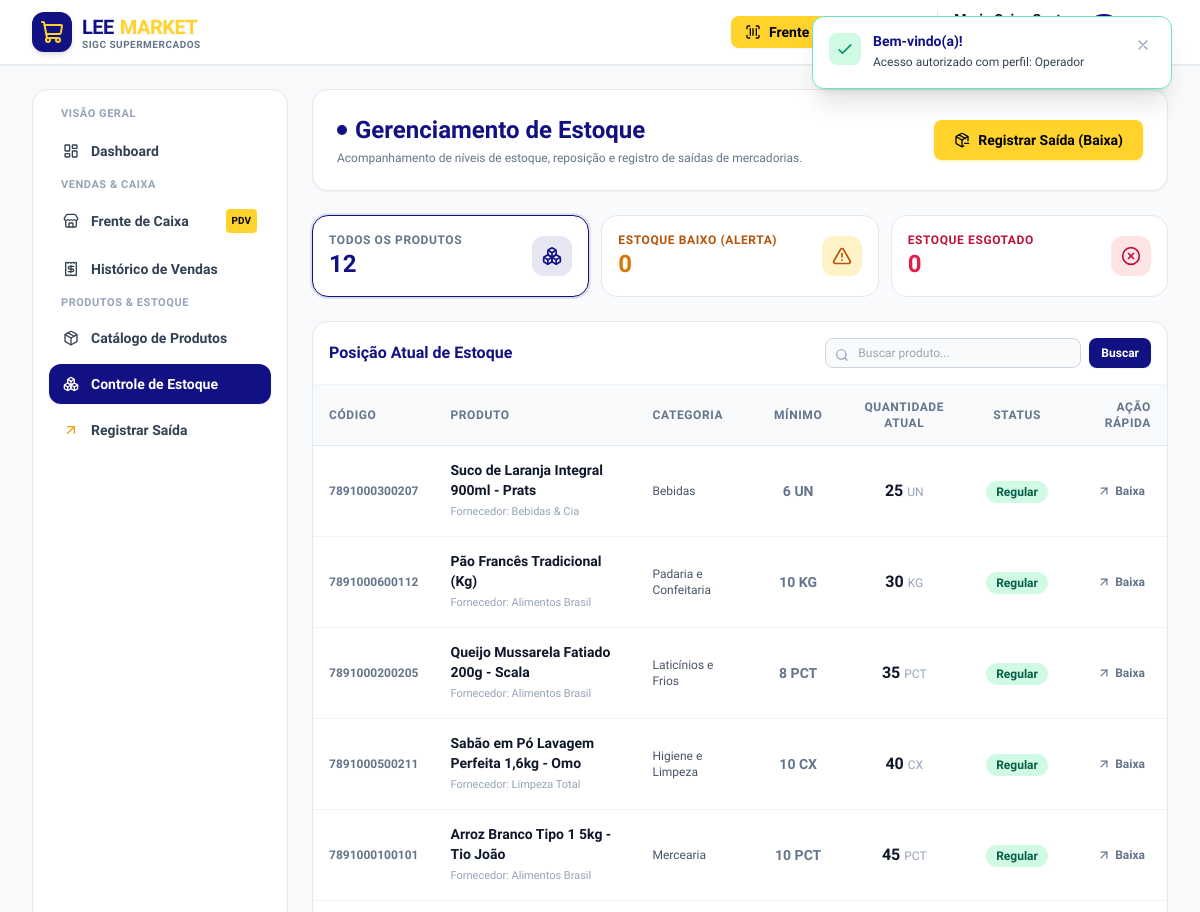
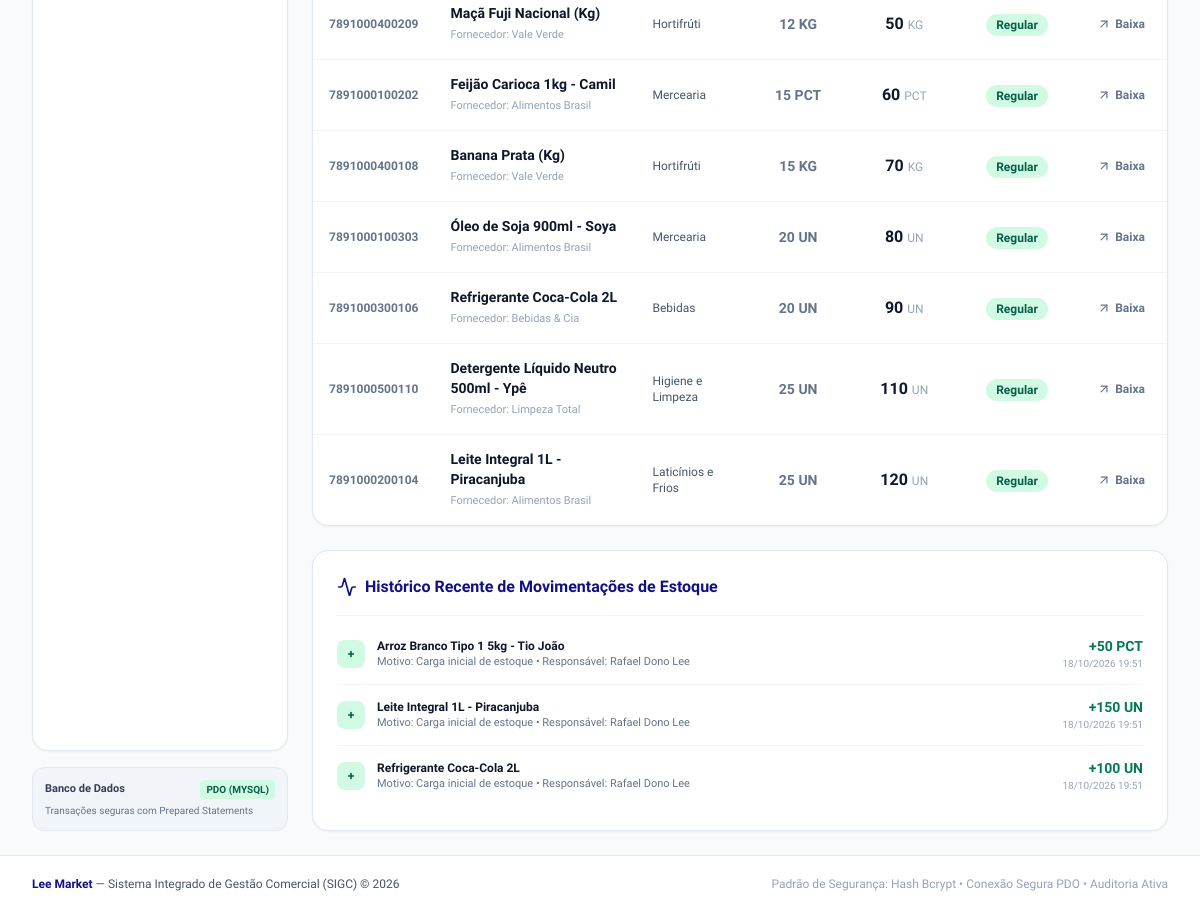
The app's page /modules/estoque/index.php (signed in) with its own data (2 pictures, top to bottom).
### tables this page shows
CREATE TABLE IF NOT EXISTS `produtos` (
  `id` INT AUTO_INCREMENT PRIMARY KEY,
  `codigo_barras` VARCHAR(50) NOT NULL UNIQUE,
  `nome` VARCHAR(150) NOT NULL,
  `categoria_id` INT NULL,
  `fornecedor_id` INT NULL,
  `preco_custo` DECIMAL(10,2) NOT NULL DEFAULT 0.00,
  `preco_venda` DECIMAL(10,2) NOT NULL,
  `estoque_atual` INT NOT NULL DEFAULT 0,
  `estoque_minimo` INT NOT NULL DEFAULT 5,
  `unidade_medida` VARCHAR(10) NOT NULL DEFAULT 'UN',
  `status` ENUM('ativo', 'inativo') NOT NULL DEFAULT 'ativo',
  `criado_em` DATETIME NOT NULL DEFAULT CURRENT_TIMESTAMP,
  `atualizado_em` DATETIME NOT NULL DEFAULT CURRENT_TIMESTAMP ON UPDATE CURRENT_TIMESTAMP,
  CONSTRAINT `fk_produtos_categoria` FOREIGN KEY (`categoria_id`) REFERENCES `categorias`(`id`) ON DELETE SET NULL,
  CONSTRAINT `fk_produtos_fornecedor` FOREIGN KEY (`fornecedor_id`) REFERENCES `fornecedores`(`id`) ON DELETE SET NULL
);

CREATE TABLE IF NOT EXISTS `fornecedores` (
  `id` INT AUTO_INCREMENT PRIMARY KEY,
  `cnpj` VARCHAR(20) NOT NULL UNIQUE,
  `razao_social` VARCHAR(150) NOT NULL,
  `nome_fantasia` VARCHAR(150) NULL,
  `contato_nome` VARCHAR(100) NULL,
  `telefone` VARCHAR(20) NOT NULL,
  `email` VARCHAR(150) NOT NULL,
  `endereco` TEXT NULL,
  `status` ENUM('ativo', 'inativo') NOT NULL DEFAULT 'ativo',
  `criado_em` DATETIME NOT NULL DEFAULT CURRENT_TIMESTAMP
);

CREATE TABLE IF NOT EXISTS `categorias` (
  `id` INT AUTO_INCREMENT PRIMARY KEY,
  `nome` VARCHAR(100) NOT NULL,
  `descricao` TEXT NULL,
  `criado_em` DATETIME NOT NULL DEFAULT CURRENT_TIMESTAMP
);

CREATE TABLE IF NOT EXISTS `movimentacoes_estoque` (
  `id` INT AUTO_INCREMENT PRIMARY KEY,
  `produto_id` INT NOT NULL,
  `usuario_id` INT NOT NULL,
  `tipo` ENUM('entrada', 'saida', 'ajuste') NOT NULL,
  `quantidade` INT NOT NULL,
  `motivo` VARCHAR(150) NOT NULL,
  `observacao` TEXT NULL,
  `data_hora` DATETIME NOT NULL DEFAULT CURRENT_TIMESTAMP,
  CONSTRAINT `fk_mov_produto` FOREIGN KEY (`produto_id`) REFERENCES `produtos`(`id`) ON DELETE CASCADE,
  CONSTRAINT `fk_mov_usuario` FOREIGN KEY (`usuario_id`) REFERENCES `usuarios`(`id`) ON DELETE CASCADE
);

CREATE TABLE IF NOT EXISTS `usuarios` (
  `id` INT AUTO_INCREMENT PRIMARY KEY,
  `cpf` VARCHAR(14) NOT NULL UNIQUE,
  `nome_completo` VARCHAR(150) NOT NULL,
  `email` VARCHAR(150) NULL,
  `telefone` VARCHAR(20) NULL,
  `senha` VARCHAR(255) NOT NULL,
  `perfil` ENUM('dono', 'gerente', 'operador') NOT NULL,
  `cargo` VARCHAR(100) NULL,
  `status` ENUM('ativo', 'inativo') NOT NULL DEFAULT 'ativo',
  `criado_em` DATETIME NOT NULL DEFAULT CURRENT_TIMESTAMP,
  `atualizado_em` DATETIME NOT NULL DEFAULT CURRENT_TIMESTAMP ON UPDATE CURRENT_TIMESTAMP
);

### modules/estoque/index.php (the view, shortened to what the rows shown need)
<?php
require_once __DIR__ . '/../../includes/auth.php';
require_once __DIR__ . '/../../includes/helpers.php';
$pdo = getDBConnection();
$sql = "SELECT p.*, c.nome as categoria_nome, f.nome_fantasia as fornecedor_nome
        FROM produtos p
        LEFT JOIN categorias c ON p.categoria_id = c.id
        LEFT JOIN fornecedores f ON p.fornecedor_id = f.id
        WHERE p.status = 'ativo'";
$params = [];
$sql .= " ORDER BY p.estoque_atual ASC";
$stmt = $pdo->prepare($sql);
$stmt->execute($params);
$produtos = $stmt->fetchAll();
$stmtMov = $pdo->query("
    SELECT m.*, p.nome as produto_nome, p.unidade_medida, u.nome_completo as usuario_nome
    FROM movimentacoes_estoque m
    JOIN produtos p ON m.produto_id = p.id
    JOIN usuarios u ON m.usuario_id = u.id
    ORDER BY m.data_hora DESC LIMIT 8
");
$ultimasMov = $stmtMov->fetchAll();
require_once __DIR__ . '/../../includes/header.php';
require_once __DIR__ . '/../../includes/navbar.php';
?>
<div class="space-y-6">
    <div class="flex flex-col sm:flex-row justify-between items-start sm:items-center gap-4 bg-white p-5 sm:p-6 rounded-2xl border border-slate-200 shadow-sm">
        <div>
            <div class="flex items-center gap-2">
                <h1 class="text-xl sm:text-2xl font-black text-[#111184]">Gerenciamento de Estoque</h1>
            </div>
        </div>
    </div>
    <div class="bg-white rounded-2xl border border-slate-200 shadow-sm overflow-hidden">
        <div class="p-4 border-b border-slate-100 flex flex-col sm:flex-row justify-between items-center gap-3">
            <h2 class="font-extrabold text-[#111184] text-base">Posição Atual de Estoque</h2>
        </div>
        <div class="overflow-x-auto">
            <table class="w-full text-left text-sm">
                <thead>
                    <tr class="bg-slate-50 text-slate-500 text-xs uppercase tracking-wider border-b border-slate-200">
                        <th class="py-3.5 px-4 font-bold">Código</th>
                        <th class="py-3.5 px-4 font-bold">Produto</th>
                        <th class="py-3.5 px-4 font-bold">Categoria</th>
                        <th class="py-3.5 px-4 font-bold text-center">Mínimo</th>
                        <th class="py-3.5 px-4 font-bold text-center">Quantidade Atual</th>
                        <th class="py-3.5 px-4 font-bold text-center">Status</th>
                        <th class="py-3.5 px-4 font-bold text-right">Ação Rápida</th>
                    </tr>
                </thead>
                <tbody class="divide-y divide-slate-100">
                    <?php if (empty($produtos)): ?>
                        <tr>
                            <td colspan="7" class="py-12 text-center text-slate-400 text-xs">
                                Nenhum produto encontrado para o filtro selecionado.
                            </td>
                        </tr>
                    <?php else: ?>
                        <?php foreach ($produtos as $p): ?>
                            <tr class="hover:bg-slate-50/80 transition">
                                <td class="py-3.5 px-4 font-mono text-xs text-slate-500 font-semibold">
                                    <?= htmlspecialchars($p['codigo_barras']) ?>
                                </td>
                                <td class="py-3.5 px-4">
                                    <span class="font-bold text-slate-900 block"><?= htmlspecialchars($p['nome']) ?></span>
                                    <span class="text-[11px] text-slate-400">Fornecedor: <?= htmlspecialchars($p['fornecedor_nome'] ?? 'Geral') ?></span>
                                </td>
                                <td class="py-3.5 px-4 text-xs text-slate-600">
                                    <?= htmlspecialchars($p['categoria_nome'] ?? '-') ?>
                                </td>
                                <td class="py-3.5 px-4 text-center font-bold text-slate-500">
                                    <?= $p['estoque_minimo'] ?> <?= $p['unidade_medida'] ?>
                                </td>
                                <td class="py-3.5 px-4 text-center">
                                    <span class="text-base font-black text-slate-900">
                                        <?= $p['estoque_atual'] ?>
                                    </span>
                                    <span class="text-xs text-slate-400"><?= $p['unidade_medida'] ?></span>
                                </td>
                                <td class="py-3.5 px-4 text-center">
                                    <?php if ($p['estoque_atual'] <= 0): ?>
                                        <span class="px-2.5 py-1 rounded-full text-xs font-black bg-rose-100 text-rose-700">
                                            Zerado
                                        </span>
                                    <?php elseif ($p['estoque_atual'] <= $p['estoque_minimo']): ?>
                                        <span class="px-2.5 py-1 rounded-full text-xs font-black bg-amber-100 text-amber-800">
                                            Crítico / Baixo
                                        </span>
                                    <?php else: ?>
                                        <span class="px-2.5 py-1 rounded-full text-xs font-bold bg-emerald-100 text-emerald-800">
                                            Regular
                                        </span>
                                    <?php endif; ?>
                                </td>
                                <td class="py-3.5 px-4 text-right">
                                    <div class="flex items-center justify-end gap-1.5">
                                        <?php if (can_access('estoque_saida')): ?>
                                            <a href="<?= base_url('modules/estoque/saida.php?id=' . $p['id']) ?>" class="p-1.5 text-slate-500 hover:text-amber-600 hover:bg-slate-100 rounded-lg text-xs font-bold flex items-center gap-1" title="Registrar Saída">
                                                <i data-lucide="arrow-up-right" class="w-3.5 h-3.5"></i>
                                                <span>Baixa</span>
                                            </a>
                                        <?php endif; ?>
                                    </div>
                                </td>
                            </tr>
                        <?php endforeach; ?>
                    <?php endif; ?>
                </tbody>
            </table>
        </div>
    </div>
    <div class="bg-white rounded-2xl border border-slate-200 shadow-sm p-5 sm:p-6">
        <div class="flex items-center gap-2 pb-4 border-b border-slate-100">
            <h2 class="text-base font-extrabold text-[#111184]">Histórico Recente de Movimentações de Estoque</h2>
        </div>
        <div class="divide-y divide-slate-100 mt-2">
            <?php if (empty($ultimasMov)): ?>
                <p class="py-6 text-center text-xs text-slate-400">Nenhuma movimentação registrada recentemente.</p>
            <?php else: ?>
                <?php foreach ($ultimasMov as $m): ?>
                    <div class="py-3 flex flex-col sm:flex-row sm:items-center justify-between gap-2 text-xs">
                        <div class="flex items-center gap-3">
                            <span class="w-7 h-7 rounded-lg flex items-center justify-center font-bold text-xs shrink-0 <?= $m['tipo'] === 'entrada' ? 'bg-emerald-100 text-emerald-800' : 'bg-rose-100 text-rose-800' ?>">
                                <?= $m['tipo'] === 'entrada' ? '+' : '-' ?>
                            </span>
                            <div>
                                <span class="font-bold text-slate-900"><?= htmlspecialchars($m['produto_nome']) ?></span>
                                <span class="text-slate-500 block text-[11px]">Motivo: <?= htmlspecialchars($m['motivo']) ?> &bull; Responsável: <?= htmlspecialchars($m['usuario_nome']) ?></span>
                            </div>
                        </div>
                        <div class="flex items-center gap-4 sm:text-right pl-10 sm:pl-0">
                            <div>
                                <span class="font-black text-sm <?= $m['tipo'] === 'entrada' ? 'text-emerald-700' : 'text-rose-700' ?>">
                                    <?= $m['tipo'] === 'entrada' ? '+' : '-' ?><?= $m['quantidade'] ?> <?= $m['unidade_medida'] ?>
                                </span>
                                <span class="block text-[10px] text-slate-400"><?= format_date($m['data_hora']) ?></span>
                            </div>
                        </div>
                    </div>
                <?php endforeach; ?>
            <?php endif; ?>
        </div>
    </div>
</div>
<?php require_once __DIR__ . '/../../includes/footer.php'; ?>

### records on screen
produtos: codigo_barras "7891000300207", nome "Suco de Laranja Integral 900ml - Prats", fornecedor.nome_fantasia "Bebidas & Cia", categoria.nome "Bebidas", estoque_minimo "6", unidade_medida "UN", estoque_atual "25", shows "Regular"
produtos: codigo_barras "7891000600112", nome "Pão Francês Tradicional (Kg)", fornecedor.nome_fantasia "Alimentos Brasil", categoria.nome "Padaria e Confeitaria", estoque_minimo "10", unidade_medida "KG", estoque_atual "30", shows "Regular"
produtos: codigo_barras "7891000200205", nome "Queijo Mussarela Fatiado 200g - Scala", fornecedor.nome_fantasia "Alimentos Brasil", categoria.nome "Laticínios e Frios", estoque_minimo "8", unidade_medida "PCT", estoque_atual "35", shows "Regular"
produtos: codigo_barras "7891000500211", nome "Sabão em Pó Lavagem Perfeita 1,6kg - Omo", fornecedor.nome_fantasia "Limpeza Total", categoria.nome "Higiene e Limpeza", estoque_minimo "10", unidade_medida "CX", estoque_atual "40", shows "Regular"
produtos: codigo_barras "7891000100101", nome "Arroz Branco Tipo 1 5kg - Tio João", fornecedor.nome_fantasia "Alimentos Brasil", categoria.nome "Mercearia", estoque_minimo "10", unidade_medida "PCT", estoque_atual "45", shows "Regular"
produtos: codigo_barras "7891000400209", nome "Maçã Fuji Nacional (Kg)", fornecedor.nome_fantasia "Vale Verde", categoria.nome "Hortifrúti", estoque_minimo "12", unidade_medida "KG", estoque_atual "50", shows "Regular"
produtos: codigo_barras "7891000100202", nome "Feijão Carioca 1kg - Camil", fornecedor.nome_fantasia "Alimentos Brasil", categoria.nome "Mercearia", estoque_minimo "15", unidade_medida "PCT", estoque_atual "60", shows "Regular"
produtos: codigo_barras "7891000400108", nome "Banana Prata (Kg)", fornecedor.nome_fantasia "Vale Verde", categoria.nome "Hortifrúti", estoque_minimo "15", unidade_medida "KG", estoque_atual "70", shows "Regular"
produtos: codigo_barras "7891000100303", nome "Óleo de Soja 900ml - Soya", fornecedor.nome_fantasia "Alimentos Brasil", categoria.nome "Mercearia", estoque_minimo "20", unidade_medida "UN", estoque_atual "80", shows "Regular"
produtos: codigo_barras "7891000300106", nome "Refrigerante Coca-Cola 2L", fornecedor.nome_fantasia "Bebidas & Cia", categoria.nome "Bebidas", estoque_minimo "20", unidade_medida "UN", estoque_atual "90", shows "Regular"
produtos: codigo_barras "7891000500110", nome "Detergente Líquido Neutro 500ml - Ypê", fornecedor.nome_fantasia "Limpeza Total", categoria.nome "Higiene e Limpeza", estoque_minimo "25", unidade_medida "UN", estoque_atual "110", shows "Regular"
produtos: codigo_barras "7891000200104", nome "Leite Integral 1L - Piracanjuba", fornecedor.nome_fantasia "Alimentos Brasil", categoria.nome "Laticínios e Frios", estoque_minimo "25", unidade_medida "UN", estoque_atual "120", shows "Regular"
movimentacoes_estoque: produto.nome "Arroz Branco Tipo 1 5kg - Tio João", motivo "Carga inicial de estoque", usuario.nome_completo "Rafael Dono Lee", quantidade "50", produto.unidade_medida "PCT", data_hora "18/10/2026 19:51"
movimentacoes_estoque: produto.nome "Leite Integral 1L - Piracanjuba", motivo "Carga inicial de estoque", usuario.nome_completo "Rafael Dono Lee", quantidade "150", produto.unidade_medida "UN", data_hora "18/10/2026 19:51"
movimentacoes_estoque: produto.nome "Refrigerante Coca-Cola 2L", motivo "Carga inicial de estoque", usuario.nome_completo "Rafael Dono Lee", quantidade "100", produto.unidade_medida "UN", data_hora "18/10/2026 19:51"

### other values on screen
getDBDriver() "MYSQL"
$totalGeral "12"
$totalBaixo "0"
$totalZerado "0"
